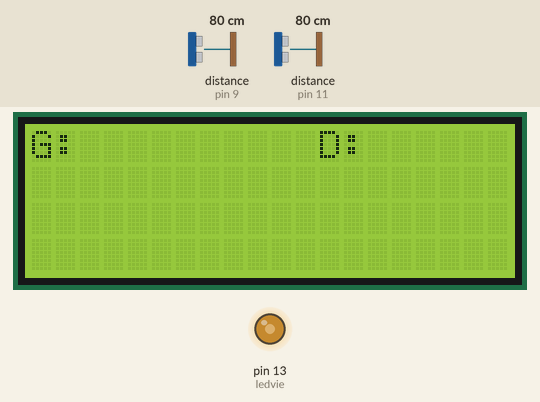
This sketch was run on a simulated Arduino Uno, built with avr-gcc and run on an emulated ATmega328P. Shown: 20×4 character LCD, output pins drawn as LEDs (lit = HIGH). Wiring (inferred from the names in the program): 2 × ultrasonic range finder: trigger pin 8, echo pin 9 / trigger pin 10, echo pin 11. The inputs (shaded band) are chosen by the test bench; at power-on: distance to the obstacle (sensors on pin 9, pin 11) 80 cm. The echo pulse lasts 58.3 µs per cm; pins used as bus, display or sensor lines are not drawn; what the sketch prints to the serial monitor is not drawn.

Above: at 0.64 s.
1.3 s: distance to the obstacle (sensor on pin 9) set to 2 cm
3.4 s: distance to the obstacle (sensor on pin 11) set to 4 cm
At 4.08 s:
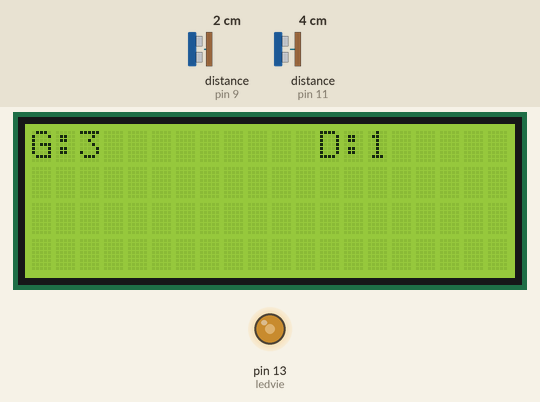
4.9 s: distance to the obstacle (sensor on pin 9) set to 9 cm
At 5.64 s:
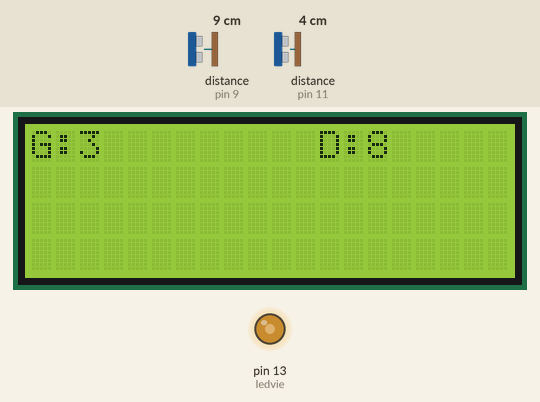
6.4 s: distance to the obstacle (sensor on pin 11) set to 18 cm
8.1 s: distance to the obstacle (sensor on pin 9) set to 35 cm
At 9.56 s:
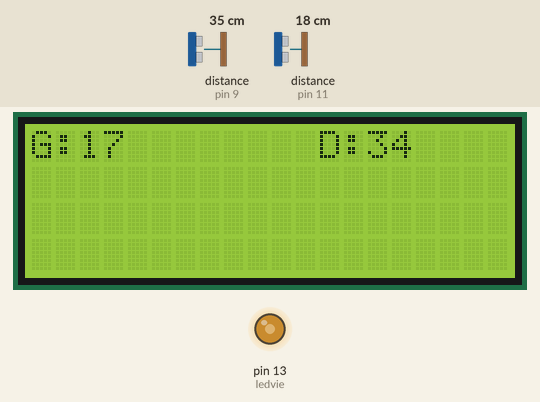
9.6 s: distance to the obstacle (sensor on pin 11) set to 60 cm
At 9.96 s:
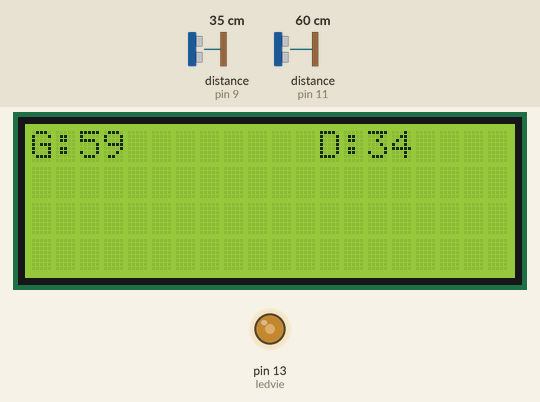
Timing chart, 0 to 12.1 s (numbered marks = the images above; inputs shaded):
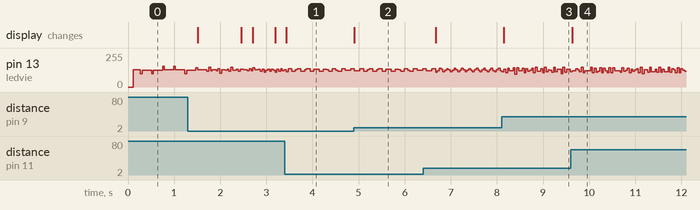

The sketch:

Ultrason_2.ino
```cpp
#include <Wire.h>
#include <LiquidCrystal_I2C.h>
#define ledvie 13

LiquidCrystal_I2C lcd(0x27,20,4);  // set the LCD address to 0x27 for a 20 chars and 4 line display

#define TRIGGERG 10
#define ECHOG 11
#define TRIGGERD 8
#define ECHOD 9
boolean etatledvie=LOW;
unsigned long t,t0=0;
byte delta=500;
int distanceD=0,distanceG=0;


void setup() {
  Serial.begin(9600);

pinMode(TRIGGERG, OUTPUT);
pinMode(TRIGGERD, OUTPUT);
lcd.init();                      // initialize the lcd

  // Print a message to the LCD.
  lcd.backlight();
  lcd.setCursor(0,0);
  lcd.print("G:");
  lcd.setCursor(12,0);
  lcd.print("D:");
  pinMode(ledvie, OUTPUT);
  digitalWrite(ledvie,etatledvie);

}

void loop() {
etatledvie = !etatledvie;
digitalWrite(ledvie,etatledvie);
t=millis();

if((t-t0)>=delta){
  t0=t;
distanceD=TLU(TRIGGERD,ECHOD);
distanceG=TLU(TRIGGERG,ECHOG);

if((distanceD >= 100) || (distanceG >= 100)){
    distanceD = 0;
    distanceG = 0;
    }
}
affich();
}

int TLU (byte TRIGGER,byte ECHO){
  unsigned long temps=0;
  int distance;
  //on créer une impulsion de 10µs sur le trigger
digitalWrite(TRIGGER,HIGH);
delayMicroseconds(10);
digitalWrite(TRIGGER , LOW);
//mesure de la distance de l'obstacle
temps = pulseIn(ECHO, HIGH,4250);
distance = (temps*0.034)/2;

return distance;
}

void affich(void){
  int distanceDp=0,distanceGp=0;

  if(distanceDp!= distanceD){
  Serial.println(distanceD);

lcd.setCursor(14,0);

lcd.print(distanceD);
  distanceDp= distanceD;
  if(distanceGp!= distanceG){
  Serial.println(distanceG);
lcd.setCursor(2,0);
lcd.print(distanceG);
  distanceGp= distanceG;
}
}
  }
```

Measured:
- after the input at 3.4 s, the display: changes at once (image 1)
- after the input at 4.9 s, the display: changes at once (image 2)
- after the input at 8.1 s, the display: changes after 0.05 s (image 3)
- after the input at 9.6 s, the display: changes at once (image 4)
